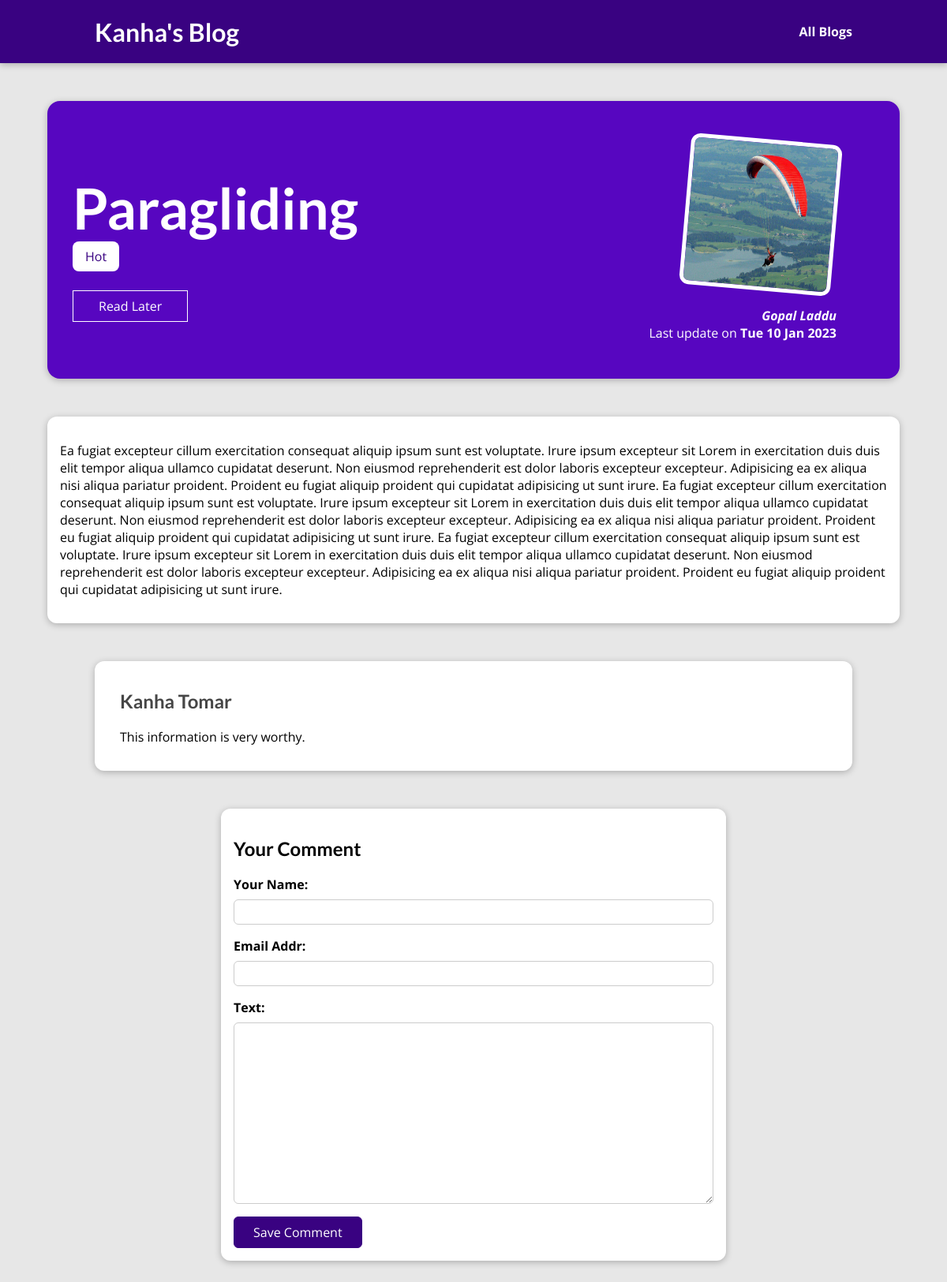
/allblogs/paragliding, run on an earlier commit of the app's database.
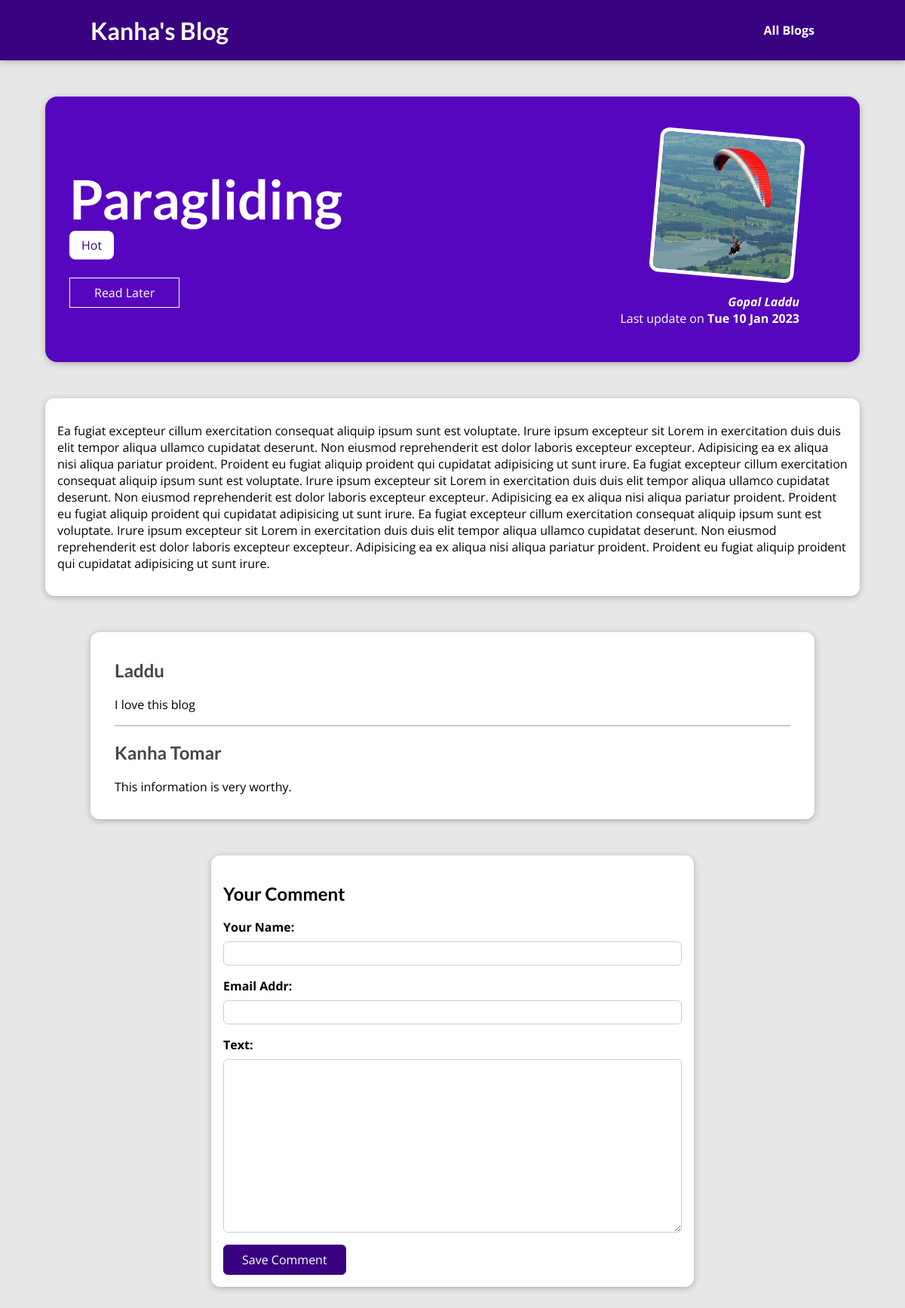
And on a later commit of the database.
### AllBlogs/models.py (models this page shows, shortened)
class Post(models.Model):
    title = models.CharField(max_length=150)
    date = models.DateField(auto_now=True)    # put the date in the field at which time we are saving the data
    image = models.ImageField(upload_to="Images", null=True)          # upload images to Images folder which will be inside MEDIA_ROOT
    excerpt = models.CharField(max_length=200)
    content = models.TextField(validators=[MinLengthValidator(10)])    # TextFields same like CharField
    slug = models.SlugField(unique=True, db_index=True)     # set it as unique because we are going to use it as a primary key
    author = models.ForeignKey(Author,on_delete=models.SET_NULL,related_name='posts',null=True)      # one to many relation
    tags = models.ManyToManyField(Tag)              # ManyToManyRelation with tag

class Tag(models.Model):
    caption = models.CharField(max_length=20)

class Author(models.Model):
    first_name = models.CharField(max_length=30)
    last_name = models.CharField(max_length=30)
    email_addr = models.EmailField()
    def __str__(self):
        return f"{self.first_name} {self.last_name}"

class Comment(models.Model):
    user_name = models.CharField(max_length=30)
    email_addr = models.EmailField()
    text = models.TextField(max_length=100)
    post = models.ForeignKey(Post,on_delete=models.CASCADE,related_name="comments")

### AllBlogs/views.py (the view, shortened to what this page needs)
# urls.py: path('<slug:slug>',views.BlogDetails.as_view(),name="blogDetails_page")            # http://127.0.0.1:8000/allblogs/blogname
class BlogDetails(View):
    def get(self,request,slug):                         # it also accept slug as arguement
        clicked_blog = Post.objects.get(slug=slug)       # remember get return a single object but filter return a queryset
        context = {
                    "clicked_blog":clicked_blog,
                        "post_tags":clicked_blog.tags.all(),             # tags can have multiple entries
                            "comments":clicked_blog.comments.all().order_by("-id"),        # access all the comments of this blog, its cross model queries
                                "comment_form":CommentForm()              # initialise the form
                             }
        return render(request,"AllBlogs/blog_detail.html",context)

### AllBlogs/forms.py
class CommentForm(forms.ModelForm):
    class Meta:
        model = Comment
        exclude = ["post"]        # use all columns as field except post
        labels = {
                    "user_name":"Your Name",
                    "email_addr":"Email Addr",
                    "text":"Text",
        }

### AllBlogs/templates/AllBlogs/blog_detail.html (shortened to what this page needs)
{% extends 'base.html' %}
{% load static %}
{% block css_files %}
    <link rel="stylesheet" href="{% static 'AllBlogs/blog_detail.css' %}">
{% endblock css_files %}
{% block content %}
    <section id="summary">
        <h2>{{clicked_blog.title}}</h2>
        <div>
            {% for tag in post_tags %}
                <span class="tag">{{tag.caption}}</span>
            {% endfor %}
        </div>
        <div id="read-later">
            <button>Read Later</button>
        </div>
        <article>
            <img src="{{clicked_blog.image.url}}" alt="{{clicked_blog.title}}">
            <address><a href="mailto:{{clicked_blog.author.email_addr}}">{{clicked_blog.author}}</a></address>
            <div>
                Last update on <time>{{clicked_blog.date|date:"D d M Y"}}</time>
            </div>
        </article>
    </section>
    <main>
        <p>{{clicked_blog.content}}</p>
    </main>
    <section id="comments">
        <ul>
            {% for comment in comments %}
                <li>
                    <h2>{{comment.user_name}}</h2>
                    <p>{{comment.text|linebreaks}}</p>
                </li>
            {% endfor %}
        </ul>
    </section>
    <section id="comment-form">
        <h2>Your Comment</h2>
        <form action="{% url 'blogDetails_page' clicked_blog.slug %}" method="POST">
            {% for form_field in comment_form %}
                <div class="form-control {% if form_field.errors %}invalid{% endif %}">
                    {{form_field.label_tag}}
                    {{form_field}}
                </div>
            {% endfor %}
            <button>Save Comment</button>
        </form>
    </section>
{% endblock content %}

### templates/base.html (shortened to what this page needs)
{% load static %}
<!DOCTYPE html>
<html lang="en">
<head>
    <link rel="stylesheet" href="{% static 'base.css' %}">
    {% block css_files %} {% endblock css_files %}
</head>
<body>
    <header id="main-navigation">
        <h1><a href="{% url 'home_page' %}">Kanha's Blog</h1>
          <nav>
            <a href="{% url 'allBlogs_page' %}">All Blogs</a>
          </nav>
      </header>
    {% block content %}{% endblock content %}
</body>
</html>

### static/base.css (style rules this page uses)
* { box-sizing: border-box; }
html { font-family: 'Open Sans', 'Lato', sans-serif; }
body { margin: 0; }
h1, h2, h3 { font-family: 'Lato', sans-serif; font-weight: bold; }
#main-navigation { width: 100%; height: 5rem; display: flex; justify-content: space-between; align-items: center; padding: 0 10%; position: absolute; top: 0; left: 0; }
#main-navigation a { text-decoration: none; color: white; font-weight: bold; }

### AllBlogs/static/AllBlogs/blog_detail.css (style rules this page uses)
body { background-color: #e7e7e7; }
#main-navigation { background-color: #390281; box-shadow: 0 2px 8px rgba(0, 0, 0, 0.25); }
#summary { margin: 8rem auto 3rem auto; padding: 2rem; width: 90%; max-width: 90rem; border-radius: 16px; background-color: #5706c0; position: relative; box-shadow: 0 2px 8px rgba(0, 0, 0, 0.25); height: 22rem; }
#summary h2 { color: white; font-size: 4.5rem; margin-bottom: 0.50rem; }
#summary article { position: absolute; top: 2rem; right: 3rem; padding: 1rem 2rem; border-radius: 12px; text-align: right; color: white; }
#summary article img { width: 12rem; height: 12rem; border-radius: 12px; transform: rotateZ(5deg); border: 5px solid white; margin-bottom: 1rem; }
#summary address { font-weight: bold; }
#summary time { font-weight: bold; }
main { width: 90%; max-width: 90rem; margin: 3rem auto; background-color: white; padding: 1rem; border-radius: 12px; box-shadow: 0 2px 8px rgba(0, 0, 0, 0.25); }
#summary a { color:white; text-decoration: none; }
.tag { background-color: white; color:#390281; padding: 0.5rem 1rem; border-radius: 8px; }
#read-later { margin: 2rem 0; }
#read-later button { background-color: transparent; border: 1px solid white; padding: 0.5rem 2rem; font: inherit; color: white; cursor: pointer; }
#comment-form { margin: 3rem auto; width: 90%; max-width: 40rem; border-radius: 12px; background-color: white; box-shadow: 0 2px 8px rgba(0, 0, 0, 0.25); padding: 1rem; }
#comment-form button { font: inherit; background-color: #390281; color: white; border: 1px solid #390281; padding: 0.5rem 1.5rem; border-radius: 6px; cursor: pointer; }
.form-control { margin-bottom: 1rem; }
.form-control label { font-weight: bold; margin-bottom: 0.5rem; display: block; }
.form-control input, .form-control textarea { display: block; width: 100%; font: inherit; padding: 0.25rem; border-radius: 6px; border: 1px solid #ccc; }
#comments { margin: 3rem auto; width: 90%; max-width: 60rem; border-radius: 12px; background-color: white; box-shadow: 0 2px 8px rgba(0, 0, 0, 0.25); padding: 1rem 2rem; }
#comments ul { list-style: none; margin: 0; padding: 0; }
#comments li { margin-bottom: 1rem; border-bottom: 2px solid #ccc; }
#comments li:last-of-type { border-bottom: none; }
#comments h2 { color: #464646; }

What changed in the data, as far as the page shows it:
added Comment: user_name "Laddu", text "I love this blog"
